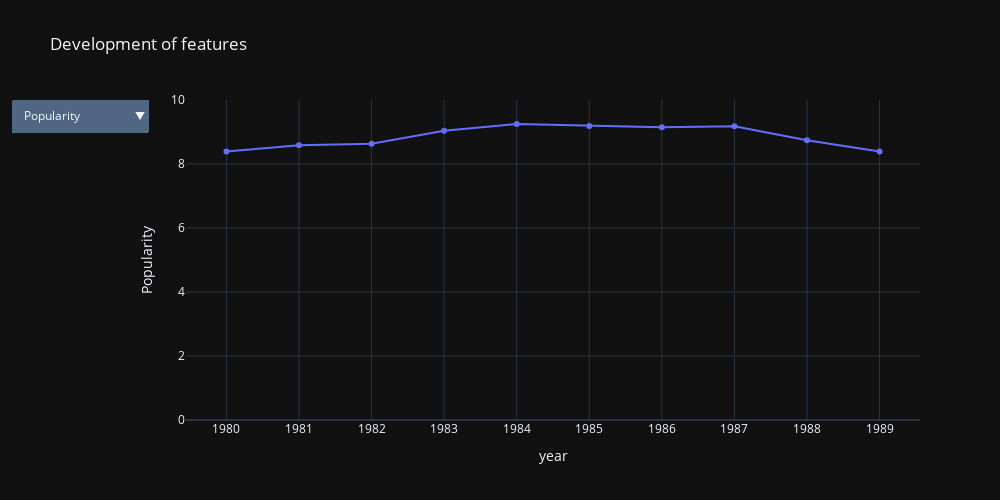

Write notebook code for a chart like this one.
### Code cell
fig = go.Figure()

fig.add_trace(go.Scatter(
    x=songs_per_year['year'],
    y=songs_per_year['popularity'],
    name='Duration (ms)'
))

#fig.add_trace(go.Scatter(
#    x=df['year_month'],
#    y=df['duration_ms'],
#    mode='markers',
#    name='Duration (ms) - markers'
#))

# Define the dropdown menu options
dropdown_options = [
    #{'label': 'Duration (ms)', 'value': 'duration_ms', 'range': []},
    {'label': 'Popularity', 'value': 'popularity', 'range': [0,10]},
    {'label': 'Danceability', 'value': 'danceability', 'range': [0,1]},
    {'label': 'Energy', 'value': 'energy', 'range': [0,1]},
    #{'label': 'Key', 'value': 'key', range: [0,1]},
    {'label': 'Loudness', 'value': 'loudness', 'range': [0,-20]},
    {'label': 'Mode', 'value': 'mode', 'range': [0,1]},
    {'label': 'Speechiness', 'value': 'speechiness', 'range': [0,1]},
    {'label': 'Acousticness', 'value': 'acousticness', 'range': [0,1]},
    {'label': 'Instrumentalness', 'value': 'instrumentalness', 'range': [0,1]},
    {'label': 'Liveness', 'value': 'liveness', 'range': [0,1]},
    {'label': 'Valence', 'value': 'valence', 'range': [0,1]},
    {'label': 'Tempo', 'value': 'tempo', 'range': [100, 130]},
    {'label': 'Time Signature', 'value': 'time_signature', 'range': [3,7]},
    {'label': 'Count', 'value': 'count', 'range': [0,50000]},
    {'label': 'Duration (min)', 'value': 'duration_min', 'range': [3,5]}
]

# Create the dropdown menu
dropdown_menu = go.layout.Updatemenu(
    buttons=list([
        dict(
            args=[
                {'y': [songs_per_year[option['value']]]}, 
                {'yaxis': {
                    'title': option['label'].capitalize(),
                    'range': option['range']
                }}
            ],
            label=option['label'],
            method='update'
        )
        for option in dropdown_options
    ]),
    direction='down',
    showactive=True,
)

fig.update_layout(
    height = FIG_HEIGHT,
    width = FIG_WIDTH,
    updatemenus=[dropdown_menu],
    yaxis_title='Popularity',
    xaxis_title='year',
    title='Development of features',
    template='plotly_dark',
    yaxis_range=[0,10]
)

fig.show()

### Figure 1 — Plotly figure (JSON) as saved in the notebook; plotly's stock layout.template omitted (floating-point values rounded to 4 significant figures)
{"data": [{"name": "Duration (ms)", "type": "scatter", "x": ["1980", "1981", "1982", "1983", "1984", "1985", "1986", "1987", "1988", "1989"], "y": [8.39, 8.584, 8.632, 9.036, 9.25, 9.188, 9.148, 9.181, 8.74, 8.389]}], "layout": {"height": 500, "title": {"text": "Development of features"}, "updatemenus": [{"buttons": [{"args": [{"y": [[8.39, 8.584, 8.632, 9.036, 9.25, 9.188, 9.148, 9.181, 8.74, 8.389]]}, {"yaxis": {"range": [0, 10], "title": "Popularity"}}], "label": "Popularity", "method": "update"}, {"args": [{"y": [[0.5329, 0.54, 0.5403, 0.5422, 0.5384, 0.536, 0.5267, 0.5271, 0.5302, 0.5319]]}, {"yaxis": {"range": [0, 1], "title": "Danceability"}}], "label": "Danceability", "method": "update"}, {"args": [{"y": [[0.5762, 0.5835, 0.5813, 0.589, 0.5925, 0.5992, 0.5921, 0.5954, 0.5943, 0.5788]]}, {"yaxis": {"range": [0, 1], "title": "Energy"}}], "label": "Energy", "method": "update"}, {"args": [{"y": [[-10.56, -10.6, -10.63, -10.67, -10.73, -10.74, -11.09, -11.23, -11.4, -11.64]]}, {"yaxis": {"range": [0, -20], "title": "Loudness"}}], "label": "Loudness", "method": "update"}, {"args": [{"y": [[0.7042, 0.7016, 0.6944, 0.6848, 0.6633, 0.679, 0.682, 0.6928, 0.6858, 0.6914]]}, {"yaxis": {"range": [0, 1], "title": "Mode"}}], "label": "Mode", "method": "update"}, {"args": [{"y": [[0.06765, 0.07017, 0.06987, 0.06932, 0.06624, 0.06274, 0.06772, 0.06795, 0.06711, 0.07372]]}, {"yaxis": {"range": [0, 1], "title": "Speechiness"}}], "label": "Speechiness", "method": "update"}, {"args": [{"y": [[0.3847, 0.368, 0.3779, 0.3461, 0.3527, 0.3481, 0.3542, 0.3436, 0.3405, 0.356]]}, {"yaxis": {"range": [0, 1], "title": "Acousticness"}}], "label": "Acousticness", "method": "update"}, {"args": [{"y": [[0.1032, 0.1109, 0.1057, 0.1212, 0.1123, 0.1117, 0.1186, 0.1282, 0.1297, 0.1277]]}, {"yaxis": {"range": [0, 1], "title": "Instrumentalness"}}], "label": "Instrumentalness", "method": "update"}, {"args": [{"y": [[0.2292, 0.2289, 0.2307, 0.2262, 0.2288, 0.2264, 0.2194, 0.2199, 0.2214, 0.2181]]}, {"yaxis": {"range": [0, 1], "title": "Liveness"}}], "label": "Liveness", "method": "update"}, {"args": [{"y": [[0.603, 0.6014, 0.5981, 0.5866, 0.5775, 0.5765, 0.5613, 0.5556, 0.5661, 0.5617]]}, {"yaxis": {"range": [0, 1], "title": "Valence"}}], "label": "Valence", "method": "update"}, {"args": [{"y": [[122.4, 123.0, 122.1, 122.3, 122.0, 121.6, 121.3, 121.4, 120.7, 120.4]]}, {"yaxis": {"range": [100, 130], "title": "Tempo"}}], "label": "Tempo", "method": "update"}, {"args": [{"y": [[3.878, 3.889, 3.886, 3.897, 3.896, 3.895, 3.885, 3.888, 3.882, 3.874]]}, {"yaxis": {"range": [3, 7], "title": "Time signature"}}], "label": "Time Signature", "method": "update"}, {"args": [{"y": [[20073, 18748, 19607, 18689, 20923, 19909, 21010, 23789, 26575, 30349]]}, {"yaxis": {"range": [0, 50000], "title": "Count"}}], "label": "Count", "method": "update"}, {"args": [{"y": [[3.911, 3.821, 3.891, 3.966, 3.922, 4.026, 4.019, 3.972, 3.979, 4.007]]}, {"yaxis": {"range": [3, 5], "title": "Duration (min)"}}], "label": "Duration (min)", "method": "update"}], "direction": "down", "showactive": true}], "width": 1000, "xaxis": {"autorange": true, "range": [-0.5581, 9.558], "title": {"text": "year"}, "type": "category"}, "yaxis": {"range": [0, 10], "title": {"text": "Popularity"}, "type": "linear"}}}
